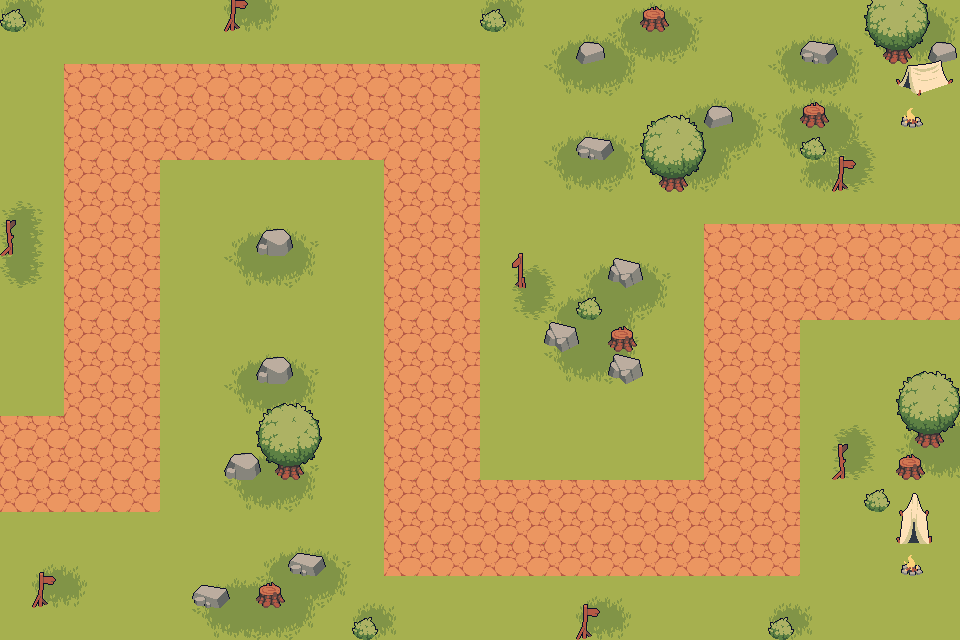

Below is a game level as drawn by its tile map, then a one-line description and the .tmx that defines it (tile-layer data replaced by summaries):
An orthogonal 30x20 tile map with 32x32 px tiles, 7 tile layers (road, shadows, brush, pointer, ...), 10 tilesets.

<map version="1.10" tiledversion="1.10.2" orientation="orthogonal" renderorder="left-up" width="30" height="20" tilewidth="32" tileheight="32" infinite="0" nextlayerid="10" nextobjectid="3">
 <tileset firstgid="1" source="../tileset/FieldsTileset.tsx" />
 <tileset firstgid="65" source="../tileset/fence.tsx" />
 <tileset firstgid="75" source="../tileset/pointer.tsx" />
 <tileset firstgid="81" source="../tileset/shadow.tsx" />
 <tileset firstgid="87" source="../tileset/stone.tsx" />
 <tileset firstgid="103" source="../tileset/Tree1.tsx" />
 <tileset firstgid="104" source="../tileset/Tree2.tsx" />
 <tileset firstgid="105" source="../tileset/campfire.tsx" />
 <tileset firstgid="111" source="../tileset/camp.tsx" />
 <tileset firstgid="117" source="../tileset/brush.tsx" />
 <layer id="1" name="road" width="30" height="20">
  <data>[600 cells, 600 non-empty, 2 distinct tile ids]</data>
 </layer>
 <layer id="5" name="shadows" width="30" height="20">
  <data>[600 cells, 32 non-empty, 3 distinct tile ids]</data>
 </layer>
 <layer id="9" name="brush" width="30" height="20">
  <data>[600 cells, 7 non-empty, 1 distinct tile ids]</data>
 </layer>
 <layer id="2" name="pointer" width="30" height="20">
  <data>[600 cells, 7 non-empty, 3 distinct tile ids]</data>
 </layer>
 <layer id="3" name="stone" width="30" height="20">
  <data>[600 cells, 21 non-empty, 6 distinct tile ids]</data>
 </layer>
 <layer id="4" name="tree" width="30" height="20">
  <data>[600 cells, 1 non-empty, 1 distinct tile ids]</data>
 </layer>
 <layer id="6" name="fire" width="30" height="20">
  <data>[600 cells, 4 non-empty, 4 distinct tile ids]</data>
 </layer>
</map>
